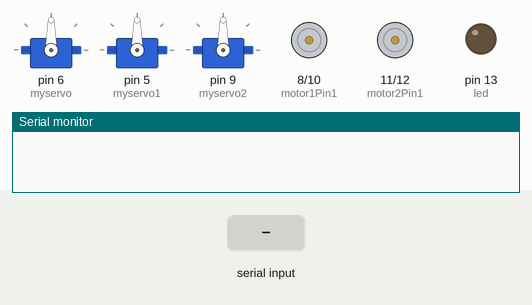
Simulated run of this sketch. Board: Arduino Uno, built with avr-gcc and run on an emulated ATmega328P. Parts: 3 × servo, motor-driver pin pairs drawn as motors (green arrow = first pin HIGH = forward, orange = second pin HIGH = backward, longer = more drive), output pins drawn as LEDs (lit = HIGH), the last lines printed to the serial monitor. The inputs (shaded band) are chosen by the test bench.

Above: at 1.2 s.
1.3 s: "1" received over Serial
At 2.5 s:
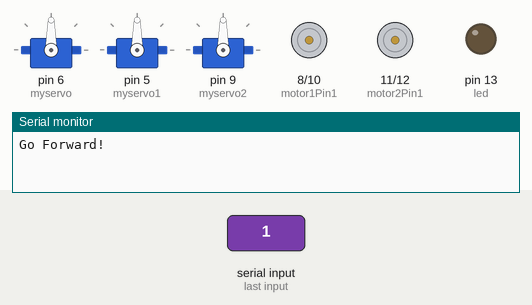
2.8 s: "2" received over Serial
At 3.6 s:
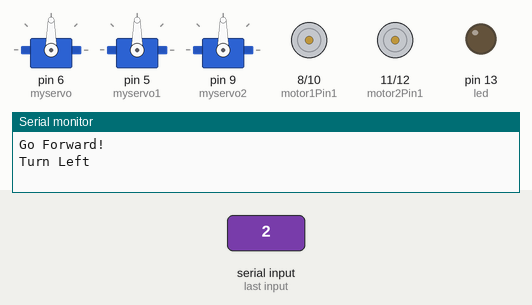
4.3 s: "4" received over Serial
At 4.7 s:
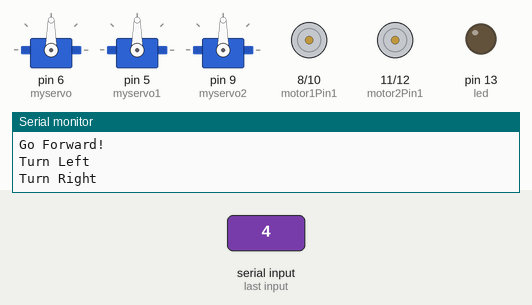
5.8 s: "5" received over Serial
At 7.0 s:
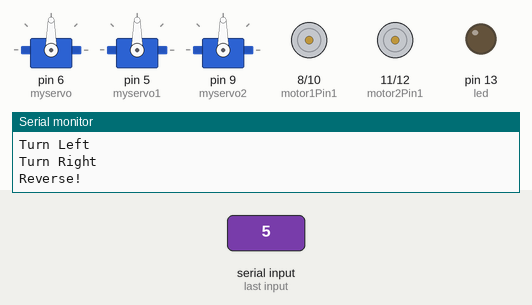
7.3 s: "6" received over Serial
At 8.2 s:
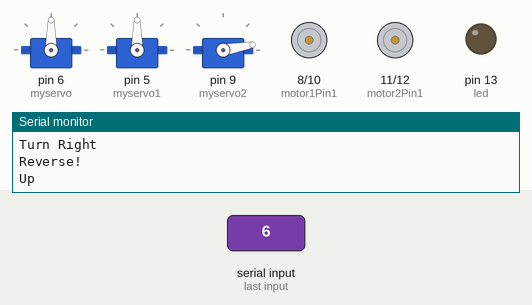
8.8 s: "8" received over Serial
At 9.4 s:
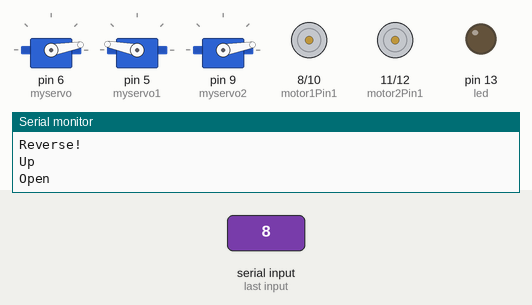
Timing chart, 0 to 11.3 s (numbered marks = the images above; inputs shaded):
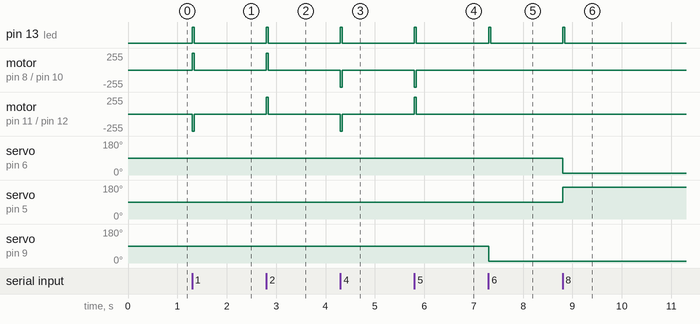

The sketch:

Ebots_b_servo.ino
```cpp
#include <Servo.h>
Servo myservo;  // create servo object to control a servo
Servo myservo1;
Servo myservo2;
int val = 0;
int val2 = 0;

int motor1Pin1 = 8;
int motor1Pin2 = 10;

int motor2Pin1 = 11;
int motor2Pin2 = 12;


int led = 13;
int state;
int flag=0;        //makes sure that the serial only prints once the state
int stateStop=0;
void setup() {

  myservo.attach(6);
  myservo1.attach(5);
  myservo2.attach(9);


    pinMode(motor1Pin1, OUTPUT);
    pinMode(motor1Pin2, OUTPUT);

    pinMode(motor2Pin1, OUTPUT);
    pinMode(motor2Pin2, OUTPUT);


    Serial.begin(9600);
     pinMode(led, OUTPUT);
}

void loop() {
   if(Serial.available() > 0){
      state = Serial.read();
      flag=0;
  digitalWrite(led, HIGH);}

   val = map(val, 0, 179, 0, 179);
   val2 = map(val2, 0, 90, 0, 90);

   if (state == '1') {
        digitalWrite(motor1Pin1, HIGH);
        digitalWrite(motor1Pin2, LOW);
        digitalWrite(motor2Pin1, LOW);
        digitalWrite(motor2Pin2, HIGH);
        if(flag == 0){
          Serial.println("Go Forward!");
          flag=1;
        }
         delay(40);
        state=3;
        stateStop=1;

    }
    else if (state == '2') {
        digitalWrite(motor1Pin1, HIGH);
        digitalWrite(motor1Pin2, LOW);
        digitalWrite(motor2Pin1, HIGH);
        digitalWrite(motor2Pin2, LOW);
        if(flag == 0){
          Serial.println("Turn Left");
          flag=1;
        }
         delay(40);
        state=3;
        stateStop=1;
    }
    // if the state is '3' the motor will Stop
    else if (state == '3' || stateStop == 1) {
        digitalWrite(motor1Pin1, LOW);
        digitalWrite(motor1Pin2, LOW);
        digitalWrite(motor2Pin1, LOW);
        digitalWrite(motor2Pin2, LOW);
        digitalWrite(led, LOW);
        if(flag == 0){
          Serial.println("STOP!");
          flag=1;
        }
        stateStop=0;
    }
    // if the state is '4' the motor will turn right
    else if (state == '4') {
        digitalWrite(motor1Pin1, LOW);
        digitalWrite(motor1Pin2, HIGH);
        digitalWrite(motor2Pin1, LOW);
        digitalWrite(motor2Pin2, HIGH);
        if(flag == 0){
          Serial.println("Turn Right");
          flag=1;
        }
         delay(40);
        state=3;
        stateStop=1;

    }
    // if the state is '5' the motor will Reverse
    else if (state == '5') {
        digitalWrite(motor1Pin1, LOW);
        digitalWrite(motor1Pin2, HIGH);
        digitalWrite(motor2Pin1, HIGH);
        digitalWrite(motor2Pin2, LOW);
        if(flag == 0){
          Serial.println("Reverse!");
          flag=1;
        }
        delay(40);
        state=3;
        stateStop=1;


    }


     else if (state == '6') {
         if (val2<90)
         val2 = val2 + 10;
         myservo2.write(val2);
        if(flag == 0){
          Serial.println("Up");
          flag=1;
        }

        delay(40);
        state=3;
        stateStop=1;
    }

     else if (state == '7') {
        if (val2>0)
        val2 = val2 - 10;
        myservo2.write(val2);
        if(flag == 0){
          Serial.println("Down");
          flag=1;
        }

        delay(40);
        state=3;
        stateStop=1;
    }


     else if (state == '8') {
        if (val<180)
         val = val + 10;
          myservo.write(val);
     myservo1.write(179-val);
        if(flag == 0){
          Serial.println("Open");
          flag=1;
        }
        delay(40);
        state=3;
        stateStop=1;
    }

     else if (state == '9') {
         if (val>0)
        val = val - 10;
         myservo.write(val);
     myservo1.write(179-val);
        if(flag == 0){
          Serial.println("Close");
          flag=1;
        }
        delay(40);
        state=3;
        stateStop=1;
    }
    // else {
    // Serial.println("Wrong Command");
     //}


}
```

Measured:
- after the input at 1.3 s, pin 13 (led): LOW → HIGH at once, → LOW 0.04 s later; motor on pin 8 (motor1Pin1) / pin 10 (motor1Pin2): stopped → forward 255/255 at once, → stopped 0.04 s later; motor on pin 11 (motor2Pin1) / pin 12 (motor2Pin2): stopped → backward 255/255 at once, → stopped 0.04 s later
- after the input at 2.8 s, pin 13 (led): LOW → HIGH at once, → LOW 0.04 s later; motor on pin 8 (motor1Pin1) / pin 10 (motor1Pin2), motor on pin 11 (motor2Pin1) / pin 12 (motor2Pin2): stopped → forward 255/255 at once, → stopped 0.04 s later
- after the input at 4.3 s, pin 13 (led): LOW → HIGH at once, → LOW 0.04 s later; motor on pin 8 (motor1Pin1) / pin 10 (motor1Pin2), motor on pin 11 (motor2Pin1) / pin 12 (motor2Pin2): stopped → backward 255/255 at once, → stopped 0.04 s later
- after the input at 5.8 s, pin 13 (led): LOW → HIGH at once, → LOW 0.04 s later; motor on pin 8 (motor1Pin1) / pin 10 (motor1Pin2): stopped → backward 255/255 at once, → stopped 0.04 s later; motor on pin 11 (motor2Pin1) / pin 12 (motor2Pin2): stopped → forward 255/255 at once, → stopped 0.04 s later
- after the input at 7.3 s, pin 13 (led): LOW → HIGH at once, → LOW 0.04 s later; servo on pin 9 (myservo2): 90° → 10° at once
- after the input at 8.8 s, pin 13 (led): LOW → HIGH at once, → LOW 0.04 s later; servo on pin 6 (myservo): 90° → 10° at once; servo on pin 5 (myservo1): 90° → 169° at once
